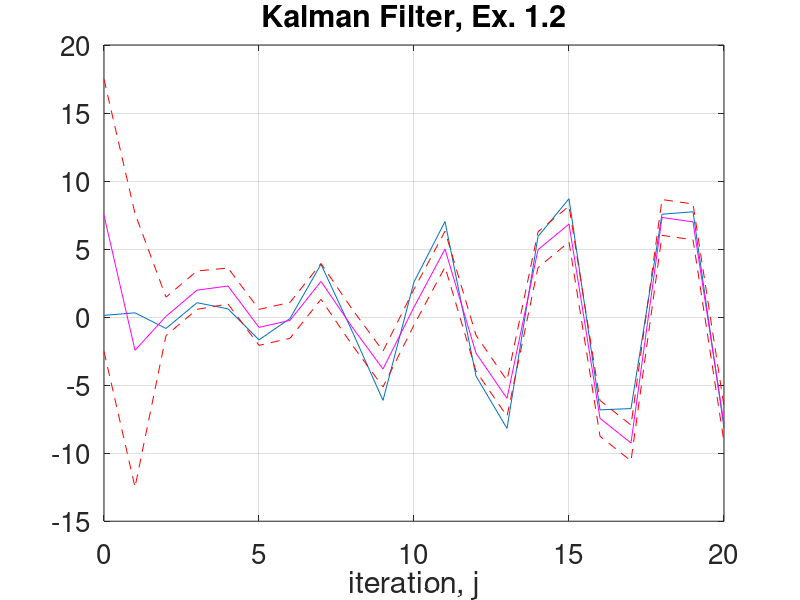
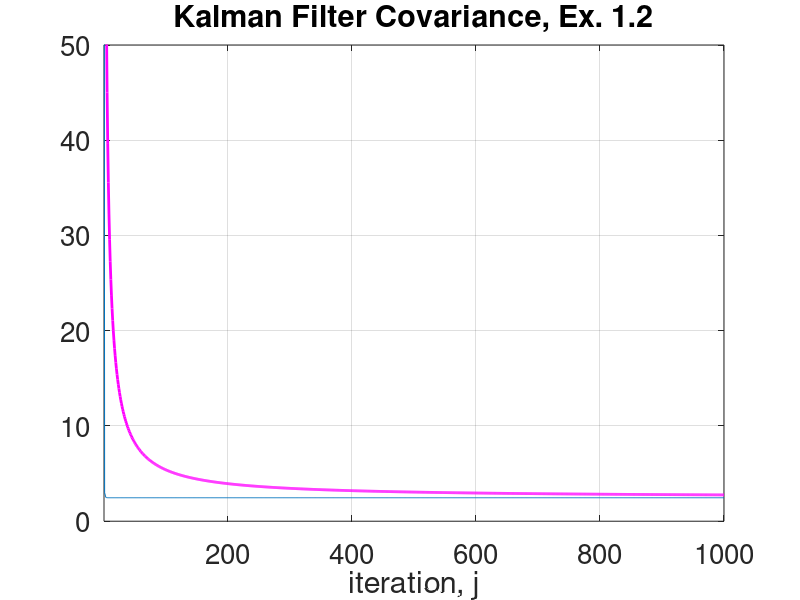
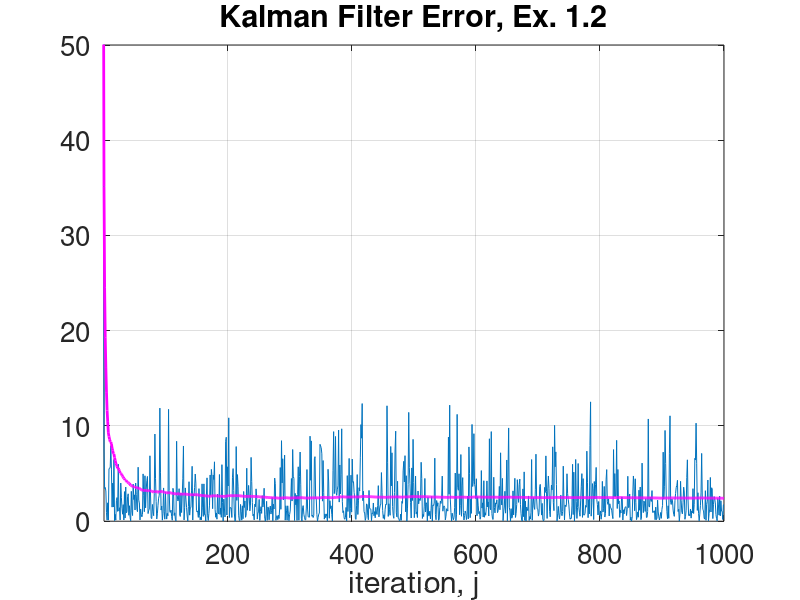

The MATLAB source for these figures, in order:
clear;set(0,'defaultaxesfontsize',20);format long
%%% p8.m Kalman Filter, Ex. 1.2
%% setup

J=1e3;% number of steps
N=2;% dimension of state
I=eye(N);% identity operator
gamma=1;% observational noise variance is gamma^2*I
sigma=1;% dynamics noise variance is sigma^2*I
C0=eye(2);% prior initial condition variance
m0=[0;0];% prior initial condition mean
sd=10;rng(sd);% choose random number seed
A=[0 1;-1 0];% dynamics determined by A

m=zeros(N,J);v=m;y=zeros(J,1);c=zeros(N,N,J);% pre-allocate
v(:,1)=m0+sqrtm(C0)*randn(N,1);% initial truth
m(:,1)=10*randn(N,1);% initial mean/estimate
c(:,:,1)=100*C0;% initial covariance
H=[1,0];% observation operator

%% solution % assimilate!

for j=1:J   
    v(:,j+1)=A*v(:,j) + sigma*randn(N,1);% truth
    y(j)=H*v(:,j+1)+gamma*randn;% observation
    
    mhat=A*m(:,j);% estimator predict
    chat=A*c(:,:,j)*A'+sigma^2*I;% covariance predict  
    
    d=y(j)-H*mhat;% innovation
    K=(chat*H')/(H*chat*H'+gamma^2);% Kalman gain
    m(:,j+1)=mhat+K*d;% estimator update
    c(:,:,j+1)=(I-K*H)*chat;% covariance update    
end

figure;js=21;plot([0:js-1],v(2,1:js));hold;plot([0:js-1],m(2,1:js),'m');
plot([0:js-1],m(2,1:js)+reshape(sqrt(c(2,2,1:js)),1,js),'r--');
plot([0:js-1],m(2,1:js)-reshape(sqrt(c(2,2,1:js)),1,js),'r--');
hold;grid;xlabel('iteration, j');
title('Kalman Filter, Ex. 1.2');

figure;plot([0:J],reshape(c(1,1,:)+c(2,2,:),J+1,1));hold
plot([0:J],cumsum(reshape(c(1,1,:)+c(2,2,:),J+1,1))./[1:J+1]','m', ...
'Linewidth',2); grid; hold;xlabel('iteration, j');axis([1 1000 0 50]);
title('Kalman Filter Covariance, Ex. 1.2');

figure;plot([0:J],sum((v-m).^2));hold;
plot([0:J],cumsum(sum((v-m).^2))./[1:J+1],'m','Linewidth',2);grid
hold;xlabel('iteration, j');axis([1 1000 0 50]);
title('Kalman Filter Error, Ex. 1.2')









